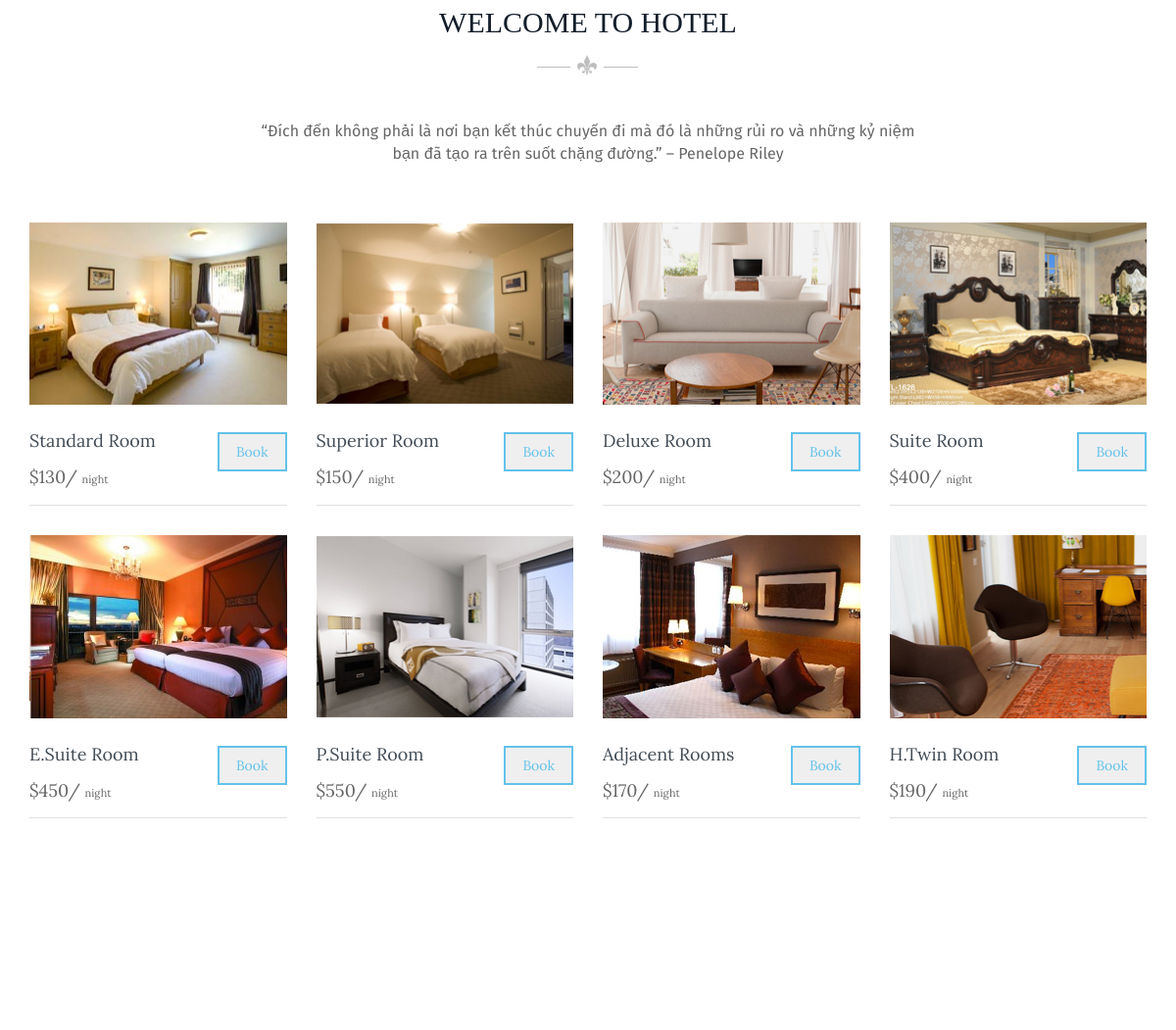
Page / (signed in, middle part) on the earlier database version.
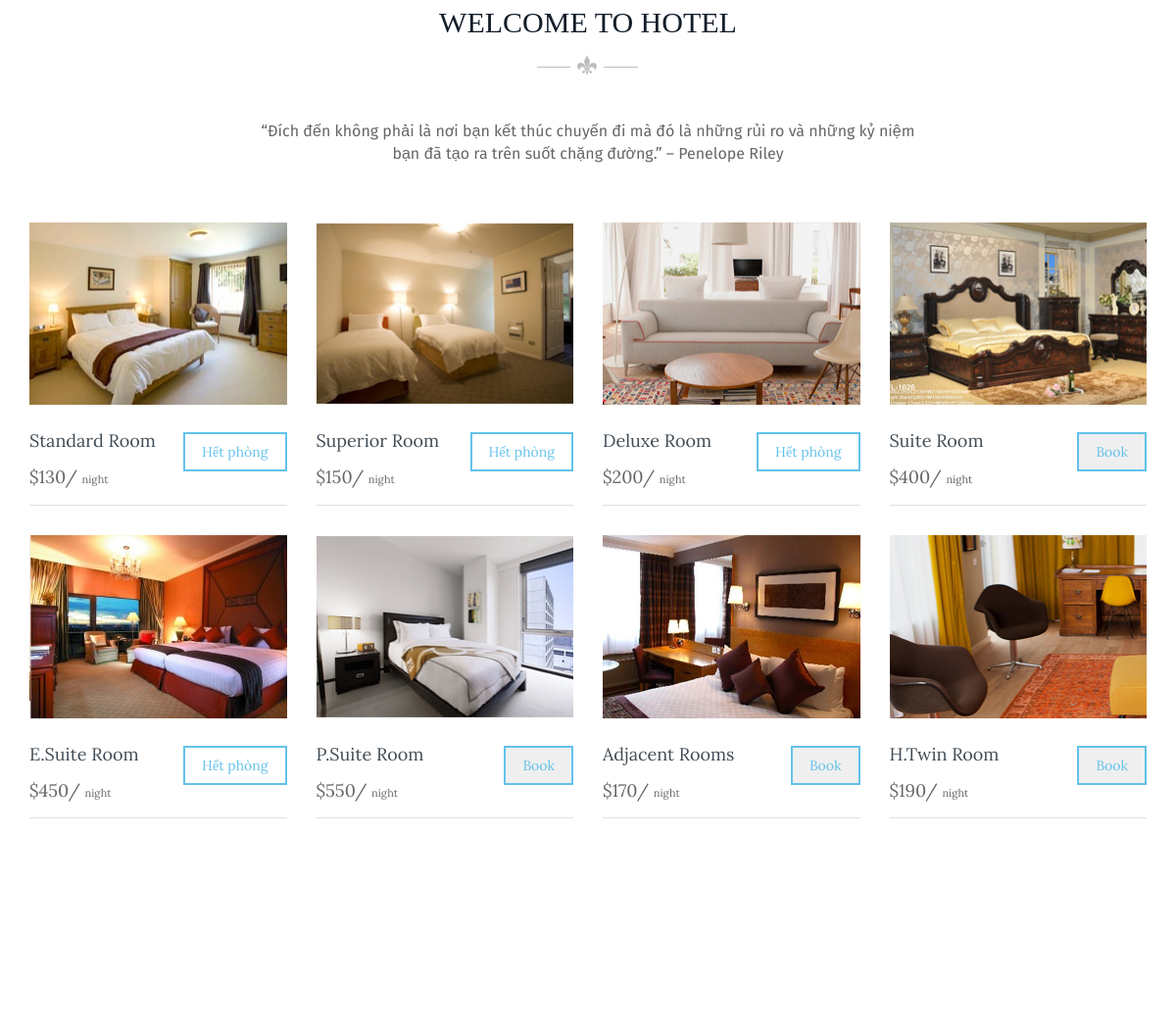
Same page on the later database version.
### phong/models.py (models this page shows, shortened)
class Phong(models.Model):
    choice_phong = {(0,"Standard Room"),(1,"Superior Room"),(2,"Deluxe Room"),(3,"Suite Room")
                    ,(4,"Executive Suite Room"),(5,"President Suite Room"),(6,"Adjacent Rooms"),(7,"Hollywood Twin Room")}
    sophong= models.CharField(max_length=30,primary_key=True,default=0)
    loaiphong = models.IntegerField(choices = choice_phong,default=0)
    gia= models.BigIntegerField(default=0)
    active = models.BooleanField(default = False)

### hotel/views.py (the view, shortened to what this page needs)
# urls.py: path('', indexView.as_view(),name="index"),
class indexView(LoginRequiredMixin, View):
    login_url="/login/"
    def get(self,request):
        form = Phong.objects.all()
        context = {'f':form}
        return render(request, 'hoteltp/index.html',context)

### templates/hoteltp/index.html (shortened to what the changed rows need)
{% extends 'hoteltp/base.html' %}
{% load static %}
{% block body %}
    <body id="home_one">
        <section class="welcome_area">
            <div class="container">
                    <div class="welcome">
                        <div class="row">
                            <div class="other_room">
		                        <div class="section_content">
		                            <div class="accomodation_single_room">
		                                <div class="container">
		                                    <div class="row">
		                                        <div class="col-lg-3 col-md-3 col-sm-3">
		                                            <div class="single_room_wrapper clearfix padding-bottom-30">
		                                                <figure class="uk-overlay uk-overlay-hover">
		                                                    <div class="room_title border-bottom-whitesmoke clearfix">
		                                                            {% for i in f %}
			                                                            {% if i.sophong == "A01" %}
			                                                            {% if i.active == False%}
			                                                            <form method="post">
			                                                            <div class="left_room_title floatright">
			                                                                <button type="submit" class="btn">Book</button>
			                                                            </div>
			                                                            </form>
		                                                            {% else %}
		                                                            <div class="left_room_title floatright">
		                                                                <a href="#" class="btn">Hết phòng</a>
		                                                            </div>
		                                                            {%endif%}
		                                                            {%endif%}
		                                                            {%endfor%}
		                                                        </div>
		                                                </figure>
		                                            </div>
		                                        </div>
		                                        <div class="col-lg-3 col-md-3 col-sm-3">
		                                            <div class="single_room_wrapper clearfix padding-bottom-30">
		                                                <figure class="uk-overlay uk-overlay-hover">
		                                                    <div class="room_title border-bottom-whitesmoke clearfix">
		                                                            {% for i in f %}
			                                                            {% if i.sophong == "A02" %}
			                                                            {% if i.active == False%}
		                                                            	<form method="post">
			                                                            <div class="left_room_title floatright">
			                                                                <button type="submit" class="btn">Book</button>
			                                                            </div>
			                                                            </form>
		                                                            	{% else %}
		                                                            <div class="left_room_title floatright">
		                                                                <a href="#" class="btn">Hết phòng</a>
		                                                            </div>
			                                                            {%endif%}
			                                                            {%endif%}
		                                                            {%endfor%}
		                                                        </div>
		                                                </figure>
		                                            </div>
		                                        </div>
		                                        <div class="col-lg-3 col-md-3 col-sm-3">
		                                            <div class="single_room_wrapper clearfix padding-bottom-30">
		                                                <figure class="uk-overlay uk-overlay-hover">
		                                                    <div class="room_title border-bottom-whitesmoke clearfix">
		                                                            {% for i in f %}
			                                                            {% if i.sophong == "A03" %}
			                                                            {% if i.active == False%}
		                                                            <form method="post">
			                                                            <div class="left_room_title floatright">
			                                                                <button type="submit" class="btn">Book</button>
			                                                            </div>
			                                                            </form>
		                                                            {% else %}
		                                                            <div class="left_room_title floatright">
		                                                                <a href="#" class="btn">Hết phòng</a>
		                                                            </div>
		                                                            {%endif%}
		                                                            {%endif%}
		                                                            {%endfor%}
		                                                        </div>
		                                                </figure>
		                                            </div>
		                                        </div>
		                                        <div class="col-lg-3 col-md-3 col-sm-3">
		                                            <div class="single_room_wrapper clearfix padding-bottom-30">
		                                                <figure class="uk-overlay uk-overlay-hover">
		                                                    <div class="room_title border-bottom-whitesmoke clearfix">
		                                                            {% for i in f %}
			                                                            {% if i.sophong == "A05" %}
			                                                            {% if i.active == False%}
		                                                            <form method="post">
			                                                            <div class="left_room_title floatright">
			                                                                <button type="submit" class="btn">Book</button>
			                                                            </div>
			                                                            </form>
		                                                            	{% else %}
		                                                            <div class="left_room_title floatright">
		                                                                <a href="#" class="btn">Hết phòng</a>
		                                                            </div>
			                                                            {%endif%}
			                                                            {%endif%}
		                                                            {%endfor%}
		                                                        </div>
		                                                </figure>
		                                            </div>
		                                        </div>
		                                    </div>
		                                </div>
		                            </div>
		                        </div>
                    </div>
                        </div>
                    </div>
            </div>
        </section>
{% endblock %}

Differences in the rows shown:
changed Phong (number 1 of 8 on the later page): active "Book" → "Hết phòng"
changed Phong (number 2 of 8 on the later page): active "Book" → "Hết phòng"
changed Phong (number 3 of 8 on the later page): active "Book" → "Hết phòng"
changed Phong (number 5 of 8 on the later page): active "Book" → "Hết phòng"
